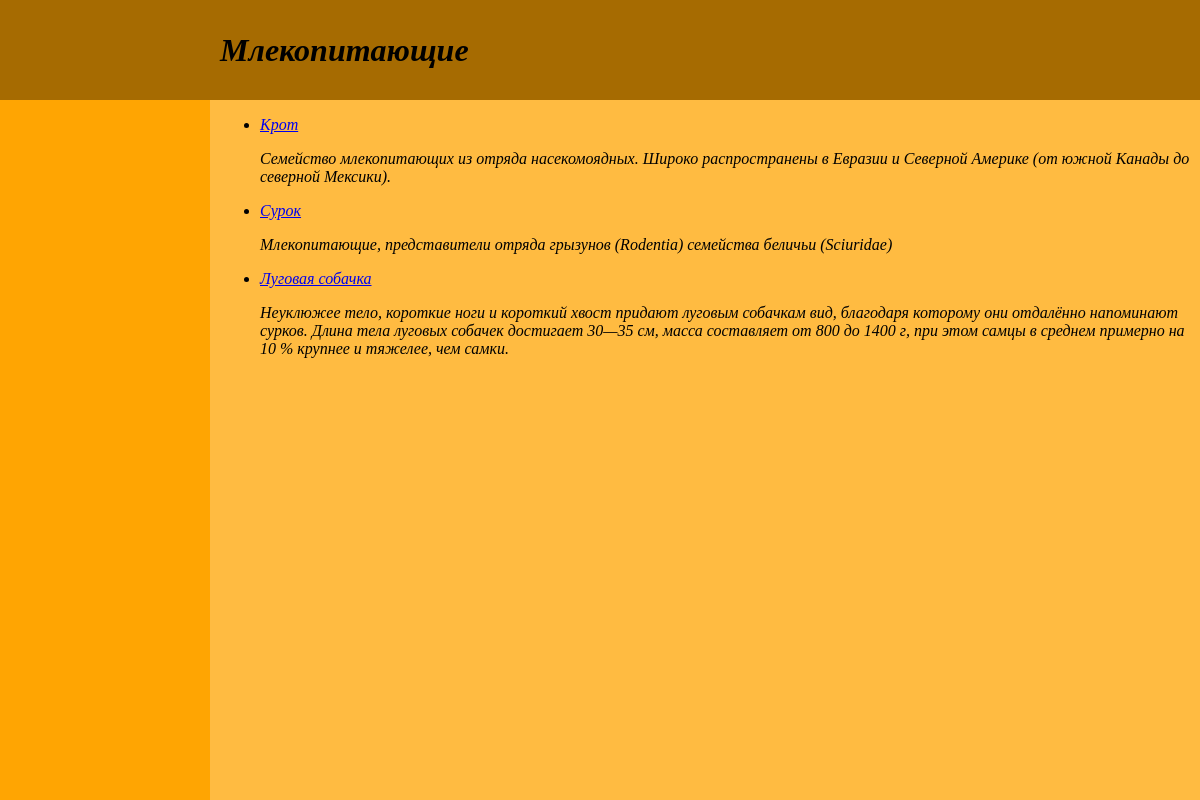
/underground/mlekopitaushie/, run on the app's committed database.
### underground/models.py (models this page shows, shortened)
class Underground_Kinds(models.Model):
    name = models.CharField(max_length=50, db_index=True, verbose_name="Класс")
    slug = models.SlugField(max_length=100, unique=True, db_index=True)

class Underground(models.Model):
    class Status(models.IntegerChoices):
        USUAL = 0, 'Распространенное'
        RARE = 1, 'Редкое'
    class Meta:
        verbose_name = 'Подземные обитатели'
        verbose_name_plural = 'Подземные обитатели'
    page_name = models.CharField(max_length=255,default='underground',verbose_name="Слаг")
    animal = models.CharField(max_length=255,verbose_name="Имя животного")
    content = models.TextField(blank=True,verbose_name="Текст о животном")
    time_create = models.DateTimeField(auto_now_add=True,verbose_name="Время создания")
    time_update = models.DateTimeField(auto_now=True,verbose_name="Время изменения")
    is_red_book = models.BooleanField(choices=tuple(map(lambda x: (bool(x[0]), x[1]), Status.choices)),
                                      default=Status.USUAL, verbose_name="Красная книга")
    class_of_animal = models.ForeignKey('Underground_Kinds', on_delete=models.PROTECT, null=True,
                                        verbose_name="Класс животного")
    unique_fact = models.OneToOneField('Underground_Facts', on_delete=models.SET_NULL, null=True, blank=True,
                                       related_name='fact', verbose_name="Факт о животном")
    tags = models.ManyToManyField('UndergroundTags', blank=True, related_name='tags',verbose_name="Теги")

### underground/views.py (the view)
# urls.py: path('<slug:cat_slug>/', views.show_cats),
def show_cats(request, cat_slug):
    cat = get_object_or_404(Underground_Kinds, slug=cat_slug)
    data_animal = {'title': f'Класс: {cat.name}',
             'header': cat.name,
             'content': Underground.objects.filter(class_of_animal=cat.id)
             }
    return render(request, 'underground/underground_animals.html', data_animal)

### underground/templates/underground/underground_animals.html
{% extends 'animal_base_list.html' %}

### templates/animal_base_list.html (shortened to what this page needs)
<html lang="en">
{% load static %}
<head>
    <link type="text/css" href="{% static 'css/all_pages/styles.css' %}" rel="stylesheet"/>
</head>
<body>
<div class="header">
    <h1>{{header}}</h1>
</div>
<div class="content">
<ul>
        {% for items in content %}
        <li>
               <p><a href="{{items.page_name}}/">{{items.animal}}</a></p>
               <p>{{items.content|truncatewords:50}}</p>
        </li>
        {% endfor %}
</ul>
    </div>
<div class="sidebar"></div>
</body>
</html>

### static/css/all_pages/styles.css (style rules this page uses)
.header { display: flex; padding-left: 220px; align-items: center; font-style:italic; background: #A66B01; position:absolute; left:0px; top:0px; bottom:0; right:0; height: 100px; }
.content { font-style:oblique; padding-left: 20px; background: #FFBB41; position:absolute; left:200px; top:100px; bottom:0; right:0; }
.sidebar { position:absolute; padding-top: 50px; padding-left: 10px; background: #FFA502; left:0px; top:100px; bottom:0; width: 200px; }

### data on the page
Underground_Kinds: name "Млекопитающие"
Underground: animal "Крот", content "Семейство млекопитающих из отряда насекомоядных. Широко распространены в Евразии и Северной Америке (от южной Канады до северной Мексики)."
Underground: animal "Сурок", content "Млекопитающие, представители отряда грызунов (Rodentia) семейства беличьи (Sciuridae)"
Underground: animal "Луговая собачка", content "Неуклюжее тело, короткие ноги и короткий хвост придают луговым собачкам вид, благодаря которому они отдалённо напоминают сурков. Длина тела луговых собачек достигает 30—35 см, масса составляет от 800 до 1400 г, при этом самцы в среднем примерно на 10 % крупнее и тяжелее, чем самки."
